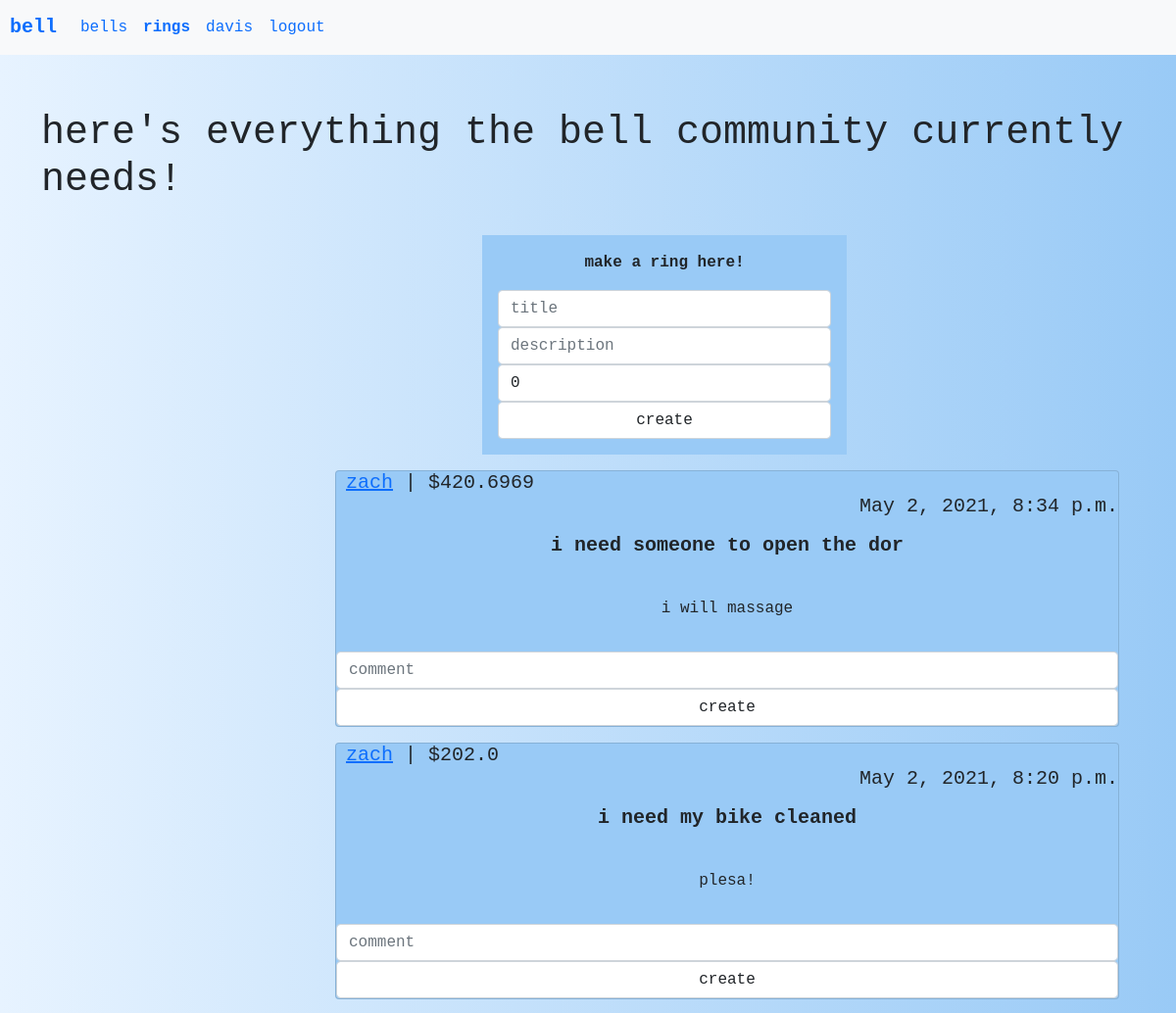
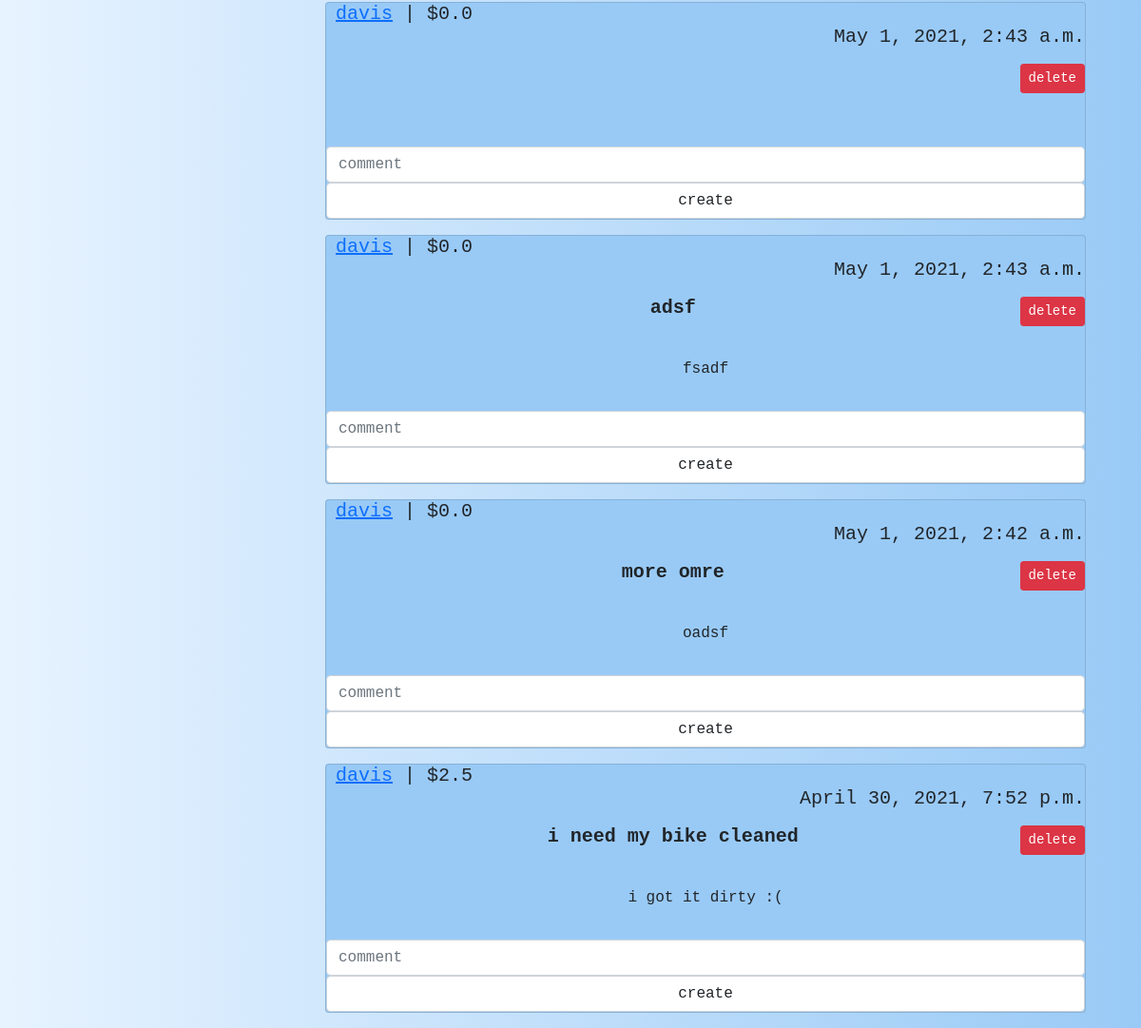
Before: /ring (signed in) with the older database file (2 pictures, top to bottom).
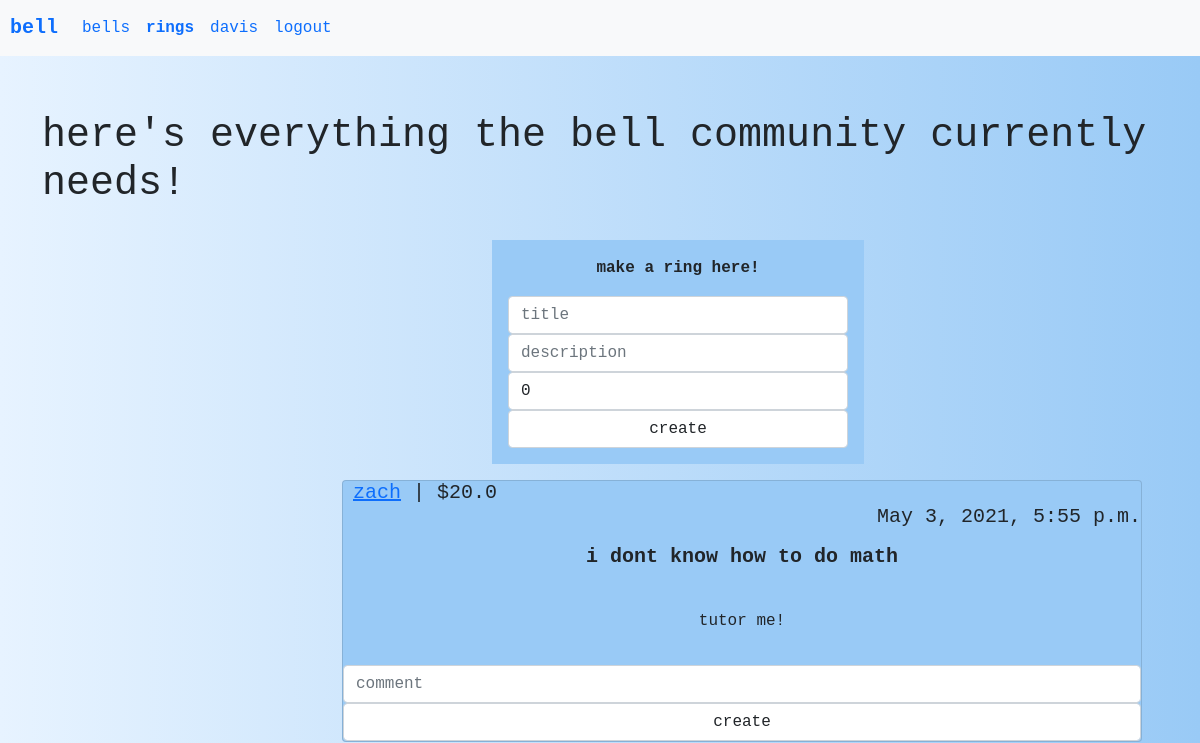
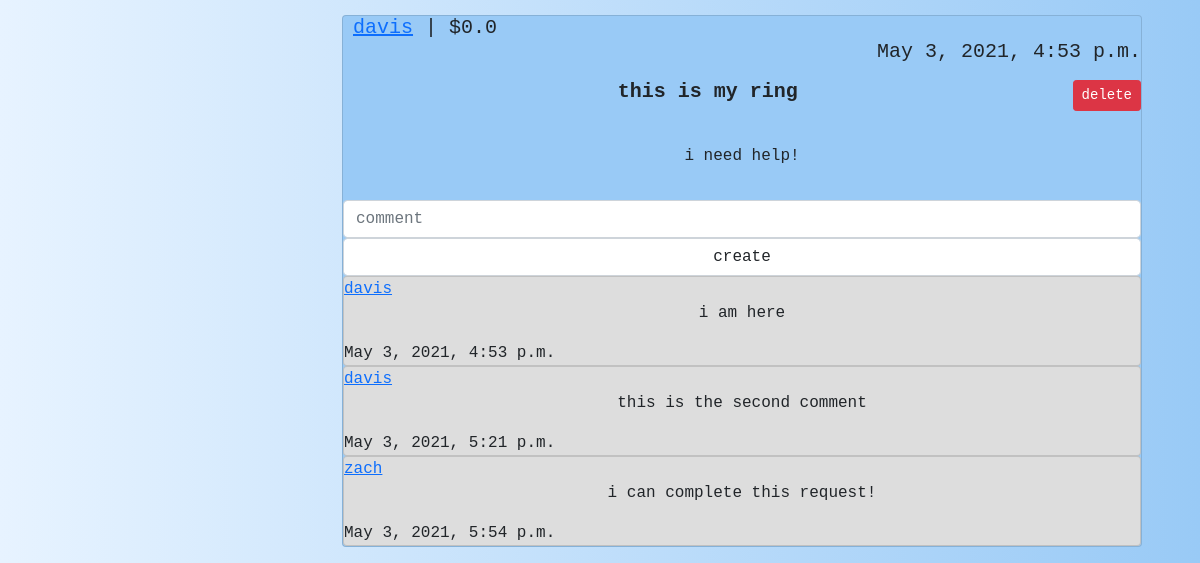
After: the same page with the newer database file (2 pictures, top to bottom).
### core/models.py (models this page shows, shortened)
class Ring(models.Model):
    title = models.CharField(max_length=50)
    body = models.TextField()
    price = models.FloatField(blank=True, default=0)
    created_at = models.DateTimeField(auto_now=True)
    author = models.ForeignKey(User, on_delete=models.DO_NOTHING)

class Comment(models.Model):
    body = models.TextField()
    post_bell = models.ForeignKey(Bell, related_name="comments", on_delete=models.CASCADE, null=True, blank=True)
    post_ring = models.ForeignKey(Ring, related_name="comments", on_delete=models.CASCADE, null=True, blank=True)
    author = models.ForeignKey(User, on_delete=models.DO_NOTHING)
    created_at = models.DateTimeField(auto_now=True)

### core/views.py (the view)
# urls.py: path('ring', ring, name='ring'),
def ring(request):
    if not request.user.is_authenticated:
        return redirect('/login')
    if request.method == 'POST':
        title, body, price = request.POST['title'], request.POST['body'], request.POST['price']
        if len(title) != 0 and len(price) != 0 and price.isnumeric():
            price = round(Decimal(price), 2)
            Ring.objects.create(title=title, body=body, price=price, author=request.user)
    rings = Ring.objects.all().order_by('-id')
    return render(request, 'ring.html', {'rings': rings})

### core/templates/ring.html (shortened to what this page needs)
<!doctype html>
<html lang="en">
<head>
    <link href="https://cdn.jsdelivr.net/npm/bootstrap@5.0.0-beta3/dist/css/bootstrap.min.css" rel="stylesheet">
    <nav class="navbar sticky-top navbar-expand-lg #0086FF bg-light">
        <a class="navbar-brand" href="/" style="margin-left: 10px"><b>bell</b></a>
        <div class="collapse navbar-collapse" id="navbarNavAltMarkup">
            <div class="navbar-nav">
                <a class="nav-link" href="/bell">bells</a>
                <b><a class="nav-link" href="/ring">rings</a></b>
                <a class="nav-link" href="/profile/{{request.user.username}}">{{request.user.username}}</a>
                <a class="nav-link" href="/logout">logout</a>
            </div>
        </div>
    </nav>
</head>
<body>
    <div class="container">
        <br/>
        <h1 style="margin-top: 2rem; margin-bottom: 2rem">here's everything the bell community currently needs!</h1>
        <div class="col-md-4" style="margin-inline: 450px;">
            <div class="jumbotron" style="margin-bottom: 1rem; background-color: #99CAF6;">
                <div class="card-body">
                    <p><b>make a ring here!</b></p>
                    <form method="POST" action="/ring" style="margin-bottom: 0 !important;">
                        <input class="form-control" name="title" placeholder="title" />
                        <input class="form-control" name="body" placeholder="description" />
                        <input class="form-control" name="price" value=0 placeholder="price" />
                        <input class="form-control" type="submit" value="create" />
                    </form>
                </div>
            </div>
        </div>
        {% for ring in rings %}
        <div class="col-md-4">
            <div class="card" style="margin-bottom: 1rem; background-color: #99CAF6; width: 800px; margin-inline: 300px;">
                <h5 class="card-title">
                    <a href="/profile/{{ring.author.username}}" style="margin-left: 10px">{{ring.author.username}}</a> | ${{ring.price}}
                    <p style="text-align: right;">{{ring.created_at}}</p>
                    <p><b>{{ring.title}}</b> {% if request.user.username == ring.author.username %}
                        <a style="float: right;" href='/delete_ring?id={{ring.id}}' class="btn btn-danger btn-sm">delete</a> {% endif %}
                    </p>
                </h5>
                <div class="card-body">
                    <p>{{ring.body}}</p>
                </div>
                <form method="POST" action="/comment" style="margin-bottom: 0 !important;">
                    <input class="form-control" name="body" placeholder="comment" />
                    <input class="form-control" type="submit" value="create" />
                </form>
                {% for comment in ring.comments.all %}
                <div class="card" style="background-color: #DDDDDD;">
                    <a href="profile/{{comment.author.username}}">{{comment.author.username}}</a>
                    <p>{{comment.body}}</p>
                    <a>{{comment.created_at}}</a>
                </div>
                {% endfor %}
            </div>
        </div>
        {% endfor %}
    </div>
</body>
</html>

### core/templates/ring.html (style rules this page uses)
body { background-color: #99CAF6; background-image: linear-gradient(to right, #E7F3FF, #99CAF6); font-family: "Courier New", Courier, monospace; }
p { text-align: center; vertical-align: middle; }

Changed rows visible on the page:
removed Ring: author.username "zach", price "420.6969", created_at "May 2, 2021, 8:34 p.m.", title "i need someone to open the dor", body "i will massage"
removed Ring: author.username "zach", price "202.0", created_at "May 2, 2021, 8:20 p.m.", title "i need my bike cleaned", body "plesa!"
removed Ring: author.username "davis", price "0.0", created_at "May 1, 2021, 2:43 a.m."
removed Ring: author.username "davis", price "0.0", created_at "May 1, 2021, 2:43 a.m.", title "adsf", body "fsadf"
removed Ring: author.username "davis", price "0.0", created_at "May 1, 2021, 2:42 a.m.", title "more omre", body "oadsf"
added Ring: author.username "zach", price "20.0", created_at "May 3, 2021, 5:55 p.m.", title "i dont know how to do math", body "tutor me!"
changed Ring "davis": price "2.5" → "0.0"; created_at "April 30, 2021, 7:52 p.m." → "May 3, 2021, 4:53 p.m."; title "i need my bike cleaned" → "this is my ring"; body "i got it dirty :(" → "i need help!"
added Comment: author.username "davis", body "i am here", created_at "May 3, 2021, 4:53 p.m.", shown under Ring "davis"
added Comment: author.username "davis", body "this is the second comment", created_at "May 3, 2021, 5:21 p.m.", shown under Ring "davis"
added Comment: author.username "zach", body "i can complete this request!", created_at "May 3, 2021, 5:54 p.m.", shown under Ring "davis"
